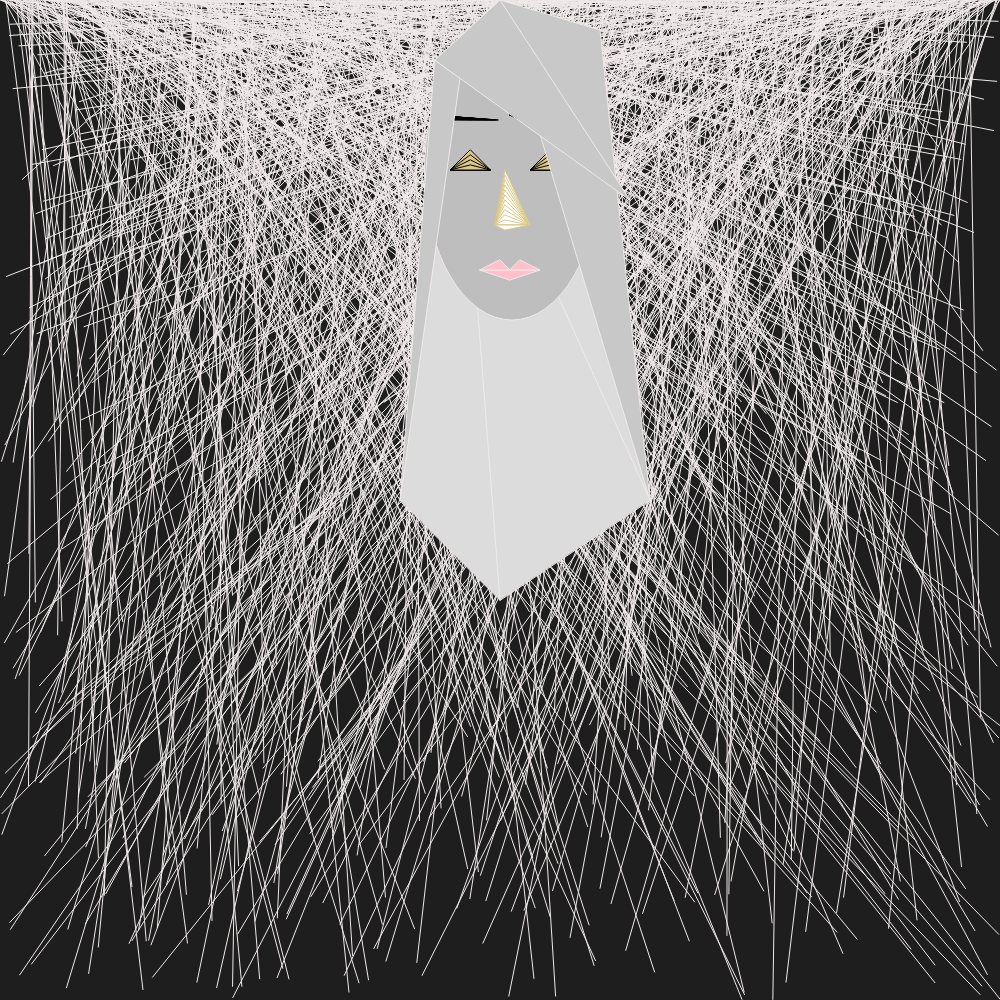
Frame 1 (no input)
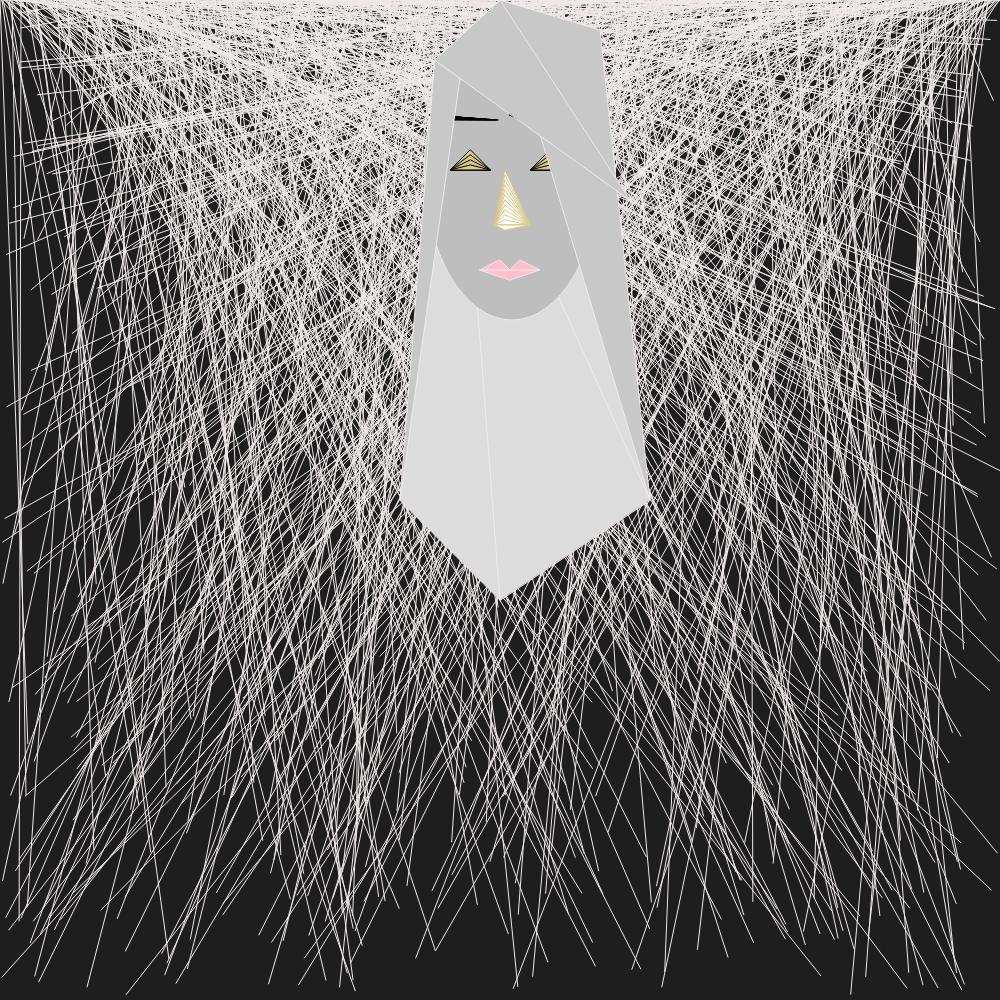
Frame 60 (no input)
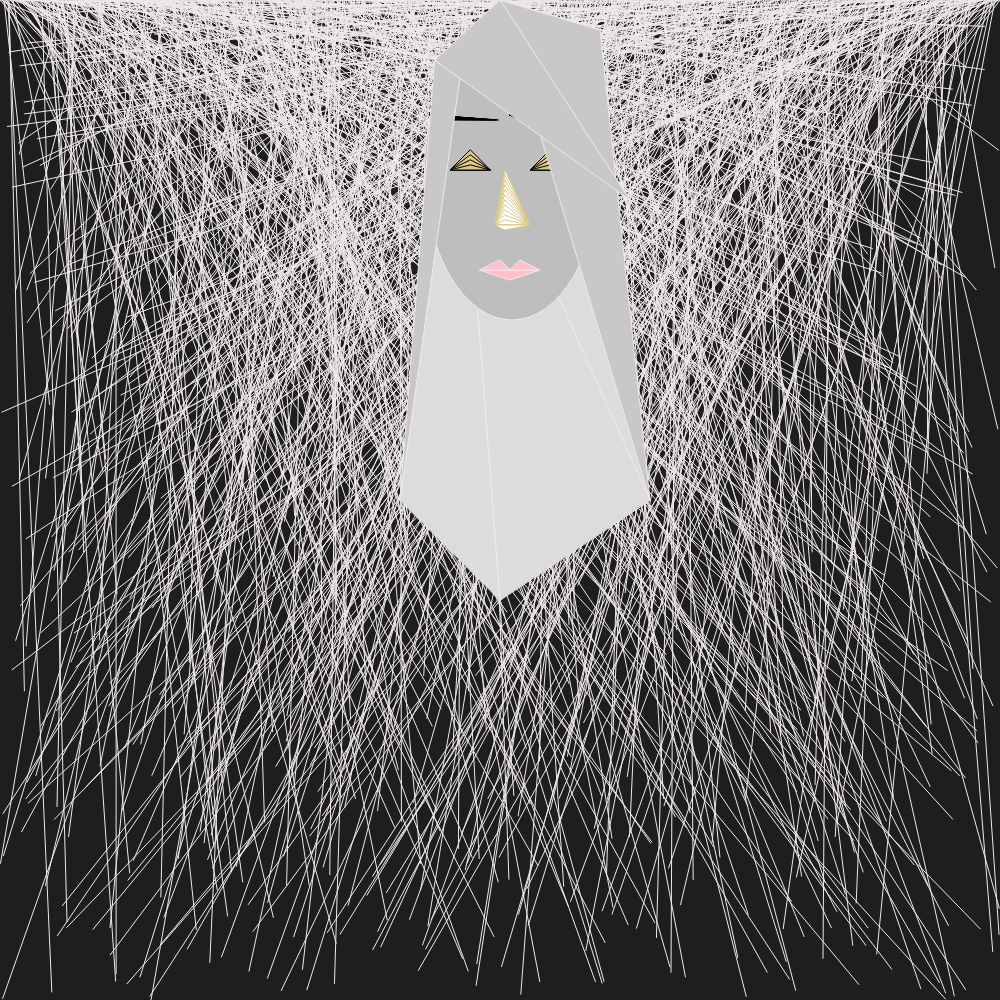
Frame 120 (the mouse pressed at the canvas centre since frame 60)

The p5.js sketch that drew these frames (run headless with seeded random() and noise() and a simulated clock; from frame 60 on, the mouse is pressed at the canvas centre):

// p5.js sketch
// ── sketch.js

//creating global variables
var circle = {

  diameter: 100,

}


let ruffle = {};
ruffle.x= 0 ;


//creating my canvas
function setup () {
  createCanvas ( 1000, 1000 );
}

//calling draw
function draw() {
  background(30);


//windy random lines of chaos
var vx=ruffle.x;
//color of lines
  stroke(240, 233, 233,);
 for(var i = 0; i<=width; i++){
   vx = ruffle.x+i
  line(vx,0, random(height), random(height));

}


 //hair behind face
push();
fill(220);
triangle(500,600,460,78,400,500)
triangle(500,600,460,78,650,500)
triangle(650,500,460,78,520,40)
pop();


  //face
  push();
  fill(190)
ellipse(512, 170, 175,300);
pop();


//left shut eye
  push();
  fill(219, 200, 134)
  stroke(0);
    let zz = 150;
  while(zz<170){
    triangle( 470, zz, 450, 170, 490, 170);
    zz = zz+5;
  }
//right shut eye
  let z = 150;
while(z<170){
  triangle( 550, z, 530, 170, 570, 170);
  z = z+5;
}


pop();

//eye brows
push();
fill(175);
stroke(0);
for (let i = 440; i < 500; i++) {

      triangle(i, 120, i, 120, 430, 115);
      i=i+1;

  }

  for (let i = 520; i < 580; i++) {

        triangle(i, 120, i, 120, 510, 115);
        i=i+1;

      }

pop();

//hair in front of face (had to keep these out of order so that they would overlap correctly)
push();
fill(200);
triangle(435,60,460,78,400,500)


triangle(500,0,600,30,650,500)
triangle(435,60,500,0,630,200)
pop();



  //nose
  push();
  stroke(219, 200, 134);
    let y = 170;
while(y<235){
  triangle( 495, 225, 530, 225,505,y);
  y = y+5;
}
pop();


//lips
push();
fill('pink');
triangle(480,270,540,270,510,280)

triangle(480,270,510,270,500,260)

triangle(510,270,540,270,520,260)
pop();



}
